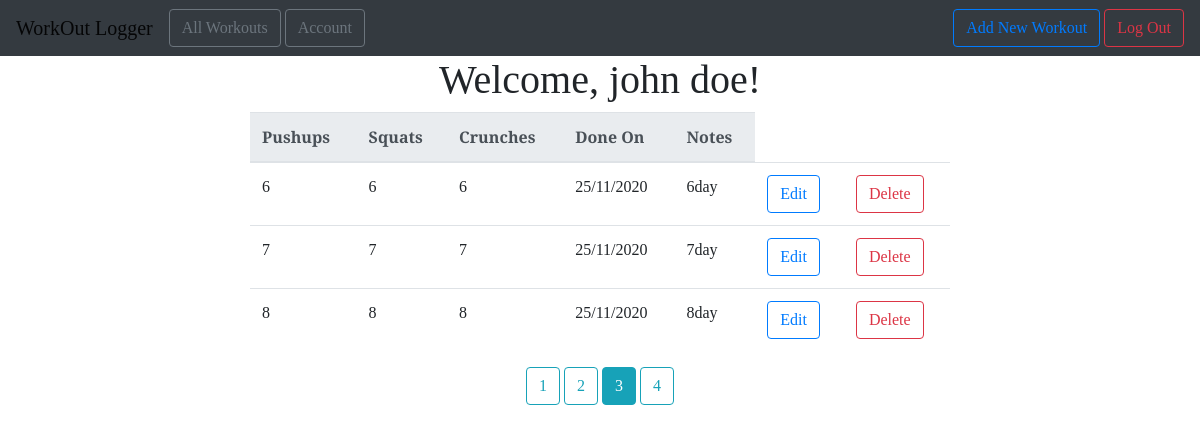
Page /all?page=3 (signed in) on the committed database.
### workout_logger/models.py (models this page shows)
class User(db.Model, UserMixin):
    id = db.Column(db.Integer, primary_key=True)
    email = db.Column(db.String(100), unique=True)
    password = db.Column(db.String(100))
    name = db.Column(db.String(100))
    workouts = db.relationship('Workout', backref='author', lazy=True)

class Workout(db.Model):
    id = db.Column(db.Integer, primary_key=True)
    pushups = db.Column(db.Integer, nullable=False)
    squats = db.Column(db.Integer, nullable=False)
    crunches = db.Column(db.Integer, nullable=False)
    date_posted = db.Column(db.DateTime, nullable=False, default=datetime.utcnow)
    comment = db.Column(db.Text, nullable=False)
    user_id = db.Column(db.Integer, db.ForeignKey('user.id'), nullable=False)

### workout_logger/main.py (the view)
@main.route('/all')
@login_required
def user_workouts():
    page = request.args.get('page', 1, type=int)
    user = User.query.filter_by(email=current_user.email).first_or_404()
    workouts =  Workout.query.filter_by(author=user).paginate(page=page, per_page=3)
    return render_template('all_workouts.html', workouts=workouts, user=user)

### workout_logger/__init__.py (called while the page is built)
def create_app():
    app = Flask(__name__)
    app.config['SECRET_KEY'] = 'secret-key'
    app.config['SQLALCHEMY_DATABASE_URI'] = 'sqlite:///db.sqlite'
    db.init_app(app)
    login_manager = LoginManager()
    login_manager.login_view = 'auth.login'
    login_manager.init_app(app)
    from .models import User
    @login_manager.user_loader
    def load_user(user_id):
        return User.query.get(int(user_id))
    from .main import main as main_blueprint
    app.register_blueprint(main_blueprint)
    from .auth import auth as auth_blueprint
    app.register_blueprint(auth_blueprint)
    return app

### workout_logger/templates/all_workouts.html (shortened to what this page needs)
{% extends "base.html" %} {% block head %} {{ super() }}
<link rel="stylesheet" href="{{ url_for('static', filename='css/extended_beauty.css') }}">
{% endblock %} {% block content %}
<center>
  <h1>Welcome, {{ user.name }}!</h1>
</center>
<center>
  <div>
      <table class="table table-hover" style="width: 700px;">
          <thead class="thead-light">
          <tr>
              <th scope="col">Pushups</th>
              <th scope="col">Squats</th>
              <th scope="col">Crunches</th>
              <th scope="col">Done On</th>
              <th scope="col">Notes</th>
          </tr>
          </thead>
          <tbody>
          {% for workout in workouts.items %}
          <tr>
              <td>{{ workout.pushups }}</td>
              <td>{{ workout.squats}}</td>
              <td>{{ workout.squats}}</td>
              <td>{{ workout.date_posted.strftime('%d/%m/%Y') }}</td>
              <td>{{ workout.comment }}</td>
              <td>
                <a href="{{ url_for('main.update_workout', workout_id=workout.id)}}" class="btn btn-outline-primary" role="button">
                Edit
                </a></td>
              <td>
                <a href="{{ url_for('main.delete_workout', workout_id=workout.id)}}" class="btn btn-outline-danger" role="button">
                Delete
              </a>
            </td>
          </tr>
          {% endfor %}
        </tbody>
      </table>
      {% for page_num in workouts.iter_pages(left_edge=1, right_edge=1, left_current=1, right_current=1) %} {% if page_num %} {% if workouts.page == page_num %}
      <a  class="btn btn-info mb-4"
          href="{{ url_for('main.user_workouts', page=page_num) }}">{{ page_num }}</a>
        {% else %}
        <a  class="btn btn-outline-info mb-4"
            href="{{ url_for('main.user_workouts', page=page_num) }}">{{ page_num }}</a>
        {% endif %} {% else %} ... {% endif %} {% endfor %}
    </div>
</center>
  {% endblock %}

### workout_logger/static/css/beauty.css (style rules this page uses)
* { font-family: "Arvo", serif; }

### workout_logger/static/css/extended_beauty.css (style rules this page uses)
h1, h2, h4, p { font-family: "Arvo", serif; }

### rows in the picture
User: name "john doe"
Workout: pushups "6", squats "6", date_posted "25/11/2020", comment "6day"
Workout: pushups "7", squats "7", date_posted "25/11/2020", comment "7day"
Workout: pushups "8", squats "8", date_posted "25/11/2020", comment "8day"

### other values in the picture
{{ page_num }} "1" "2" "4"
{{ page_num }} "3"
